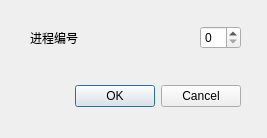
<?xml version="1.0" encoding="UTF-8"?>
<ui version="4.0">
 <class>ReleaseDialog</class>
 <widget class="QDialog" name="ReleaseDialog">
  <property name="geometry">
   <rect>
    <x>0</x>
    <y>0</y>
    <width>267</width>
    <height>138</height>
   </rect>
  </property>
  <property name="minimumSize">
   <size>
    <width>267</width>
    <height>138</height>
   </size>
  </property>
  <property name="maximumSize">
   <size>
    <width>267</width>
    <height>138</height>
   </size>
  </property>
  <property name="windowTitle">
   <string>释放资源</string>
  </property>
  <widget class="QDialogButtonBox" name="buttonBox">
   <property name="geometry">
    <rect>
     <x>10</x>
     <y>80</y>
     <width>231</width>
     <height>32</height>
    </rect>
   </property>
   <property name="orientation">
    <enum>Qt::Horizontal</enum>
   </property>
   <property name="standardButtons">
    <set>QDialogButtonBox::Cancel|QDialogButtonBox::Ok</set>
   </property>
  </widget>
  <widget class="QWidget" name="">
   <property name="geometry">
    <rect>
     <x>30</x>
     <y>20</y>
     <width>211</width>
     <height>35</height>
    </rect>
   </property>
   <layout class="QHBoxLayout" name="horizontalLayout">
    <item>
     <widget class="QLabel" name="label">
      <property name="text">
       <string>进程编号</string>
      </property>
     </widget>
    </item>
    <item>
     <spacer name="horizontalSpacer">
      <property name="orientation">
       <enum>Qt::Horizontal</enum>
      </property>
      <property name="sizeHint" stdset="0">
       <size>
        <width>40</width>
        <height>20</height>
       </size>
      </property>
     </spacer>
    </item>
    <item>
     <widget class="QSpinBox" name="spinBox"/>
    </item>
   </layout>
  </widget>
 </widget>
 <resources/>
 <connections>
  <connection>
   <sender>buttonBox</sender>
   <signal>accepted()</signal>
   <receiver>ReleaseDialog</receiver>
   <slot>accept()</slot>
   <hints>
    <hint type="sourcelabel">
     <x>248</x>
     <y>254</y>
    </hint>
    <hint type="destinationlabel">
     <x>157</x>
     <y>274</y>
    </hint>
   </hints>
  </connection>
  <connection>
   <sender>buttonBox</sender>
   <signal>rejected()</signal>
   <receiver>ReleaseDialog</receiver>
   <slot>reject()</slot>
   <hints>
    <hint type="sourcelabel">
     <x>316</x>
     <y>260</y>
    </hint>
    <hint type="destinationlabel">
     <x>286</x>
     <y>274</y>
    </hint>
   </hints>
  </connection>
 </connections>
</ui>
